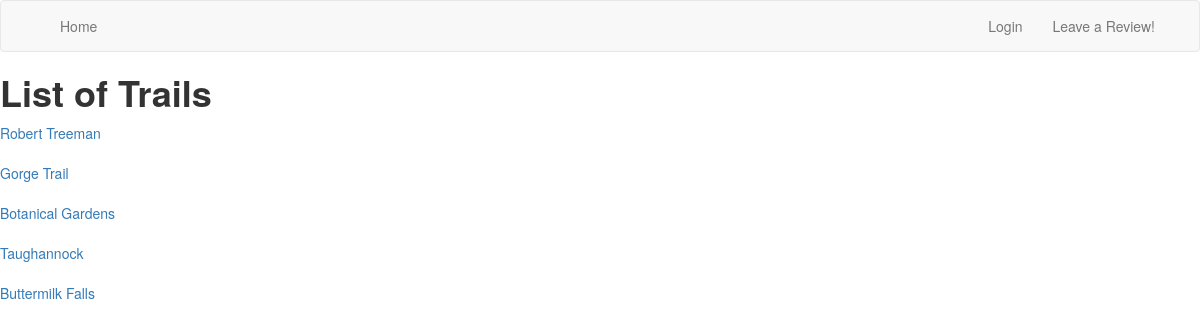
The app's page /trails with its own data.
### app/models.py (models this page shows)
class Trail(db.Model):
    id = db.Column(db.Integer, primary_key=True)
    name = db.Column(db.String(64), index=True, unique=True)
    distance = db.Column(db.String(64), index=True)
    difficulty = db.Column(db.String(64), index=True)
    location = db.Column(db.String(64), index=True)
    t2rs = db.relationship('TrailToReview', backref='trail', lazy='dynamic')

### app/routes.py (the view)
@app.route('/trails')
def trails():
    user = 'List of Trails'
    trails = Trail.query.filter().all()
    return render_template('trails.html', user=user, trails=trails)

### app/templates/trails.html (shortened to what this page needs)
{% extends "base.html" %}
{% block content %}
<html lang="en">
<head>
</head>
<body>
<h1><b>{{ user }}</b></h1>
    {% for trail in trails %}
        <div><a href="{{ url_for('trail', name=trail.name) }}" >{{ trail.name }}</a></div>
        <br>
    {% endfor %}
</body>
{% endblock %}

### records on screen
Trail: name "Robert Treeman"
Trail: name "Gorge Trail"
Trail: name "Botanical Gardens"
Trail: name "Taughannock"
Trail: name "Buttermilk Falls"

### other values on screen
{{ user }} "List of Trails"
